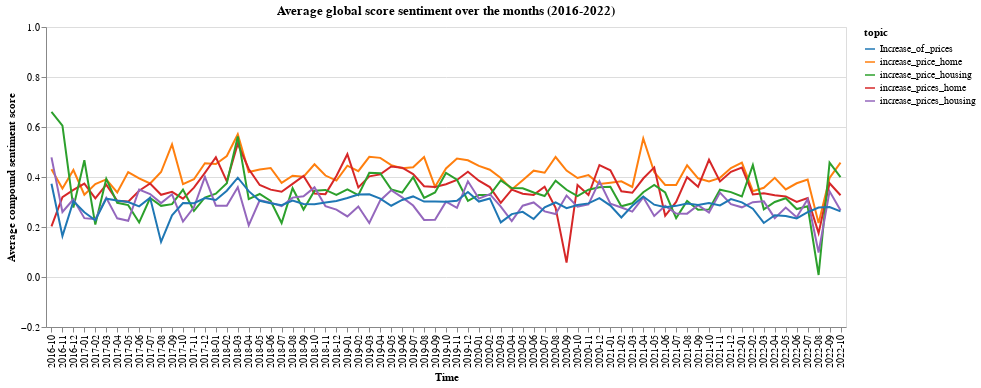

Write notebook code for a chart like this one.
### Code cell
alt.Chart(df_mean_compound_score_increase, title='Average global score sentiment over the months (2016-2022)').mark_line().encode(
    x = alt.X('period:O', axis=alt.Axis(title='Time')),
    y = alt.Y('compound_score', axis=alt.Axis(title='Average compound sentiment score'), scale=alt.Scale(domain=[-0.2,1])),
    color=alt.Color('topic:N', scale=alt.Scale(scheme='category10'))
).properties(width=800)

### Figure 1 — Vega-Lite specification as saved in the notebook (floating-point values rounded to 4 significant figures; data arrays with more than 128 entries replaced by an {"elided": "..."} marker saying what was removed)
{"config": {"view": {"continuousWidth": 400, "continuousHeight": 300}}, "data": {"name": "data-1c175b6cc5672dbdd3acc080cf1ae043"}, "mark": "line", "encoding": {"color": {"type": "nominal", "field": "topic", "scale": {"scheme": "category10"}}, "x": {"type": "ordinal", "axis": {"title": "Time"}, "field": "period"}, "y": {"type": "quantitative", "axis": {"title": "Average compound sentiment score"}, "field": "compound_score", "scale": {"domain": [-0.2, 1]}}}, "title": "Average global score sentiment over the months (2016-2022)", "width": 800, "$schema": "https://vega.github.io/schema/vega-lite/v4.8.1.json", "datasets": {"data-1c175b6cc5672dbdd3acc080cf1ae043": {"elided": "365 records"}}}
